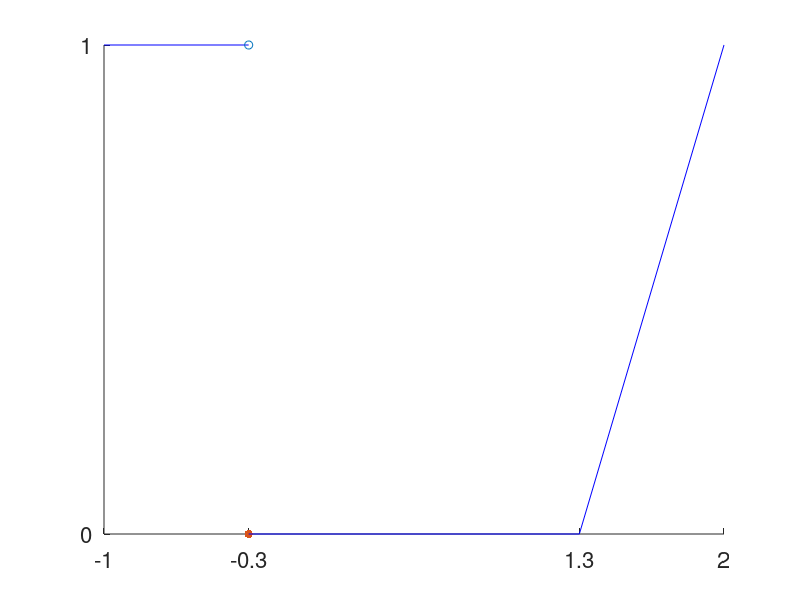

MATLAB code for this plot: (Note: this script raises an error after producing the figure.)
function bottom_bright_prior_plot()
%BOTTOM_BRIGHT_PRIOR_PLOT Plot bottom bright function
figure;
hold on;

% Points on the x axis, change to adjust the x values position
x = [-1, -0.3, 1.3, 2];

% Increased fontsize for better viewing
fontsize = 16;

% Plot values
plot(x(1:2),[1,1], 'b-');
scatter(x(2), 1, 'bo');
scatter(x(2), 0, 'bo', 'filled');
plot(x(2:4), [0, 0, 1], 'b-');

% Set axis ticks and names
set(gca,'YTick', [0, 1],'fontsize',fontsize);
set(gca,'XTick', x,'fontsize',fontsize);

% Names in the x axis, using latex fonts
format_ticks(gca,{'$-\infty$', '0', '$th_{bb}$', '$t_{md}$'});

% Set axis labels
ylabel('$f_{bb}(v_{i,j,k})$','Interpreter','latex','fontsize',fontsize);
xlabel('$\left( v_{i,j-1,k} - v_{i,j,k} \right)$','Interpreter','latex','fontsize',fontsize);

% Move labels closer to the figure
ylabel_h = get(gca, 'YLabel');
ylabel_h.Position = ylabel_h.Position + [0.1, 0, 0];

xlabel_h = get(gca, 'XLabel');
xlabel_h.Position = xlabel_h.Position + [0, 0.05, 0];

% Strecht the x axis and squash the y axis
pbaspect([1.1 0.5 1]);

hold off;

% Optionally run this command to reduce margin size in the saved figure
% pdfcrop -margins 10 infile.pdf outfile.pdf
end

